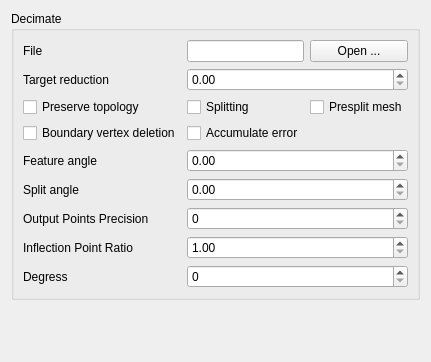
<?xml version="1.0" encoding="UTF-8"?>
<ui version="4.0">
 <class>DecimateConfig</class>
 <widget class="QWidget" name="DecimateConfig">
  <property name="geometry">
   <rect>
    <x>0</x>
    <y>0</y>
    <width>367</width>
    <height>362</height>
   </rect>
  </property>
  <property name="windowTitle">
   <string>Form</string>
  </property>
  <layout class="QGridLayout" name="gridLayout">
   <item row="0" column="0">
    <widget class="QGroupBox" name="groupBox">
     <property name="title">
      <string>Decimate</string>
     </property>
     <layout class="QGridLayout" name="gridLayout_3">
      <item row="0" column="0">
       <layout class="QGridLayout" name="gridLayout_2">
        <item row="5" column="0">
         <widget class="QLabel" name="label_2">
          <property name="text">
           <string>Feature angle</string>
          </property>
         </widget>
        </item>
        <item row="7" column="0">
         <widget class="QLabel" name="label_3">
          <property name="text">
           <string>Output Points Precision</string>
          </property>
         </widget>
        </item>
        <item row="1" column="0">
         <widget class="QLabel" name="label">
          <property name="text">
           <string>Target reduction</string>
          </property>
         </widget>
        </item>
        <item row="6" column="0">
         <widget class="QLabel" name="label_6">
          <property name="text">
           <string>Split angle</string>
          </property>
         </widget>
        </item>
        <item row="8" column="0">
         <widget class="QLabel" name="label_4">
          <property name="text">
           <string>Inflection Point Ratio</string>
          </property>
         </widget>
        </item>
        <item row="9" column="0">
         <widget class="QLabel" name="label_5">
          <property name="text">
           <string>Degress</string>
          </property>
         </widget>
        </item>
        <item row="2" column="0">
         <widget class="QCheckBox" name="preserveTopologyCheckBox">
          <property name="text">
           <string>Preserve topology</string>
          </property>
         </widget>
        </item>
        <item row="2" column="1">
         <widget class="QCheckBox" name="splittingCheckBox">
          <property name="text">
           <string>Splitting</string>
          </property>
         </widget>
        </item>
        <item row="6" column="1" colspan="2">
         <widget class="QDoubleSpinBox" name="splitAngleSpinBox">
          <property name="maximum">
           <double>180.000000000000000</double>
          </property>
         </widget>
        </item>
        <item row="7" column="1" colspan="2">
         <widget class="QSpinBox" name="outputPointsPrecisionSpinBox"/>
        </item>
        <item row="5" column="1" colspan="2">
         <widget class="QDoubleSpinBox" name="featureAngleSpinBox">
          <property name="maximum">
           <double>180.000000000000000</double>
          </property>
         </widget>
        </item>
        <item row="0" column="0">
         <widget class="QLabel" name="label_7">
          <property name="text">
           <string>File</string>
          </property>
         </widget>
        </item>
        <item row="0" column="2">
         <widget class="QPushButton" name="openButton">
          <property name="text">
           <string>Open ...</string>
          </property>
         </widget>
        </item>
        <item row="2" column="2">
         <widget class="QCheckBox" name="presplitMeshCheckBox">
          <property name="text">
           <string>Presplit mesh</string>
          </property>
         </widget>
        </item>
        <item row="0" column="1">
         <widget class="QLineEdit" name="fileEdit">
          <property name="readOnly">
           <bool>true</bool>
          </property>
         </widget>
        </item>
        <item row="1" column="1" colspan="2">
         <widget class="QDoubleSpinBox" name="targetReductionSpinBox">
          <property name="maximum">
           <double>1.000000000000000</double>
          </property>
          <property name="singleStep">
           <double>0.100000000000000</double>
          </property>
         </widget>
        </item>
        <item row="3" column="1">
         <widget class="QCheckBox" name="accumulateErrorCheckBox">
          <property name="text">
           <string>Accumulate error</string>
          </property>
         </widget>
        </item>
        <item row="3" column="0">
         <widget class="QCheckBox" name="boundaryVertexDeletionCheckBox">
          <property name="text">
           <string>Boundary vertex deletion</string>
          </property>
         </widget>
        </item>
        <item row="8" column="1" colspan="2">
         <widget class="QDoubleSpinBox" name="inflectionPointRatioSpinBox">
          <property name="minimum">
           <double>1.000000000000000</double>
          </property>
          <property name="maximum">
           <double>180.000000000000000</double>
          </property>
         </widget>
        </item>
        <item row="9" column="1" colspan="2">
         <widget class="QSpinBox" name="degreeSpinBox"/>
        </item>
       </layout>
      </item>
     </layout>
    </widget>
   </item>
   <item row="1" column="0">
    <spacer name="verticalSpacer">
     <property name="orientation">
      <enum>Qt::Vertical</enum>
     </property>
     <property name="sizeHint" stdset="0">
      <size>
       <width>20</width>
       <height>40</height>
      </size>
     </property>
    </spacer>
   </item>
  </layout>
 </widget>
 <resources/>
 <connections/>
</ui>
